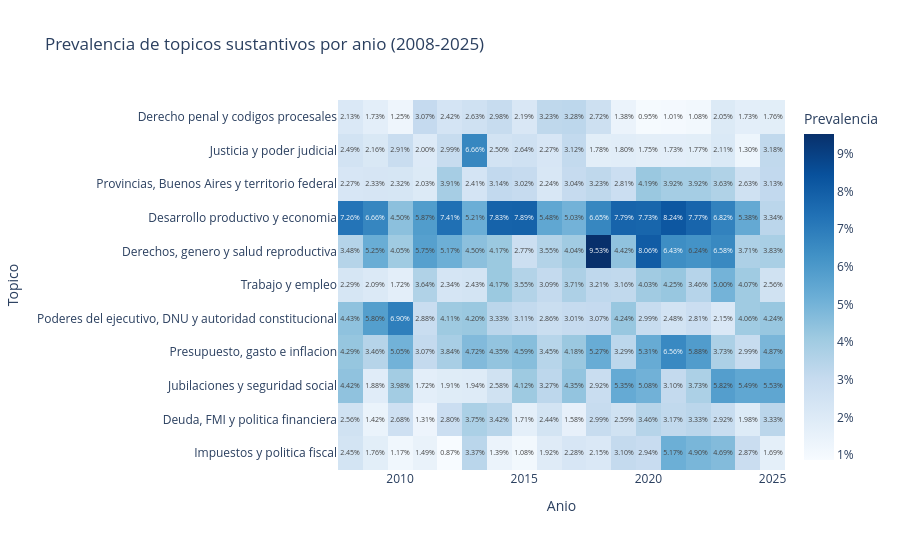

This figure's notebook cell:
### Markdown cell above
## 2. Heatmap por anio

### Code cell
annual = pd.read_csv(DATA_DIR / 'annual_topic_prevalence.csv')
df_anual = annual[
    (annual['aggregation_level'] == 'source_turn') &
    (annual['topic_index'].isin(TOPICOS_IDS))
].copy()
df_anual['topico'] = df_anual['topic_index'].map(TOPICOS_SUSTANTIVOS)
pivot_anual = df_anual.pivot(index='topico', columns='year', values='prevalence_share').reindex(ORDEN_TOPICOS)

fig_anual = px.imshow(pivot_anual,
    labels=dict(x='Anio', y='Topico', color='Prevalencia'),
    title='Prevalencia de topicos sustantivos por anio (2008-2025)',
    color_continuous_scale='Blues', aspect='auto', height=550, text_auto='.2%')
fig_anual.update_layout(coloraxis_colorbar=dict(tickformat='.0%'))
fig_anual.show()
fig_anual.write_html(str(FIG_DIR / 'heatmap_topicos_por_anio.html'))

### Figure 1 — Plotly figure (JSON) as saved in the notebook; plotly's stock layout.template omitted (floating-point values rounded to 4 significant figures; data arrays with more than 128 entries replaced by an {"elided": "..."} marker saying what was removed)
{"data": [{"coloraxis": "coloraxis", "hovertemplate": "Anio: %{x}<br>Topico: %{y}<br>Prevalencia: %{z}<extra></extra>", "name": "0", "texttemplate": "%{z:.2%}", "type": "heatmap", "x": [2008, 2009, 2010, 2011, 2012, 2013, 2014, 2015, 2016, 2017, 2018, 2019, 2020, 2021, 2022, 2023, 2024, 2025], "xaxis": "x", "y": ["Derecho penal y codigos procesales", "Justicia y poder judicial", "Provincias, Buenos Aires y territorio federal", "Desarrollo productivo y economia", "Derechos, genero y salud reproductiva", "Trabajo y empleo", "Poderes del ejecutivo, DNU y autoridad constitucional", "Presupuesto, gasto e inflacion", "Jubilaciones y seguridad social", "Deuda, FMI y politica financiera", "Impuestos y politica fiscal"], "yaxis": "y", "z": {"elided": "11x18 float values"}}], "layout": {"coloraxis": {"colorbar": {"tickformat": ".0%", "title": {"text": "Prevalencia"}}, "colorscale": [[0, "rgb(247,251,255)"], [0.125, "rgb(222,235,247)"], [0.25, "rgb(198,219,239)"], [0.375, "rgb(158,202,225)"], [0.5, "rgb(107,174,214)"], [0.625, "rgb(66,146,198)"], [0.75, "rgb(33,113,181)"], [0.875, "rgb(8,81,156)"], [1, "rgb(8,48,107)"]]}, "height": 550, "title": {"text": "Prevalencia de topicos sustantivos por anio (2008-2025)"}, "xaxis": {"anchor": "y", "domain": [0, 1], "title": {"text": "Anio"}}, "yaxis": {"anchor": "x", "autorange": "reversed", "domain": [0, 1], "title": {"text": "Topico"}}}}
